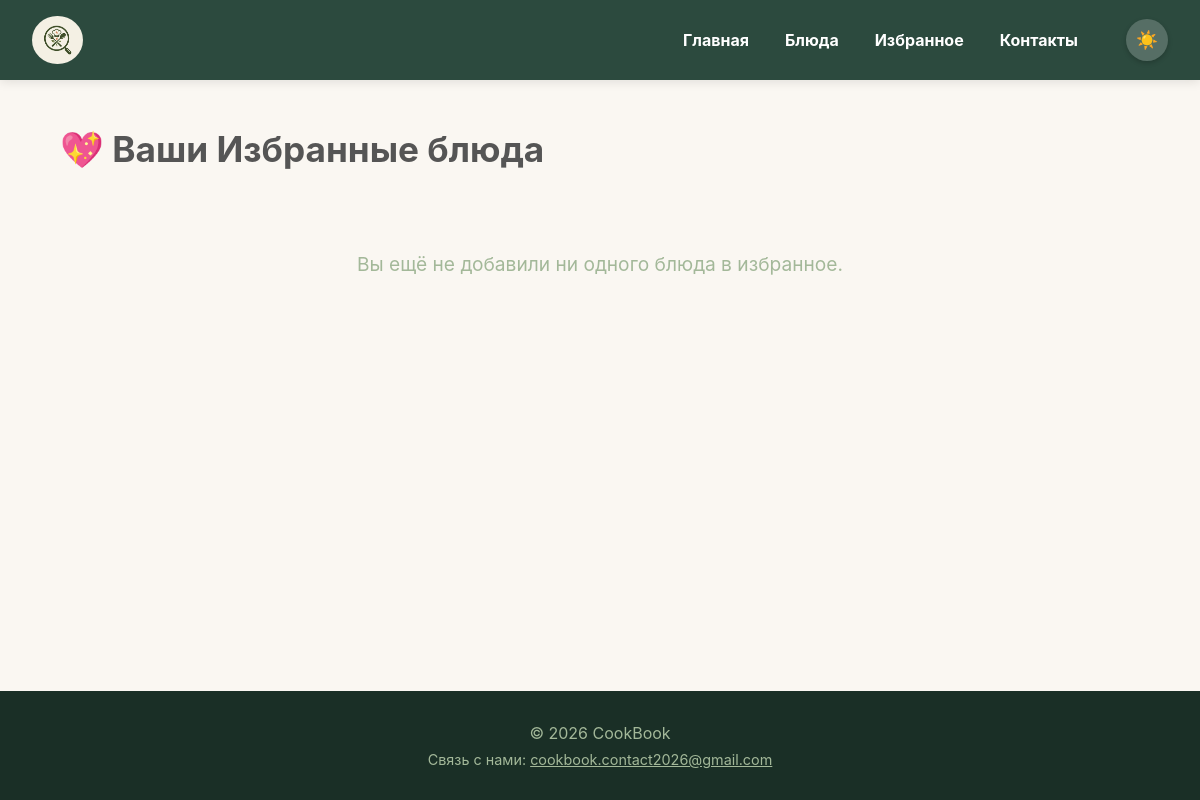
Before: /favorites with the older database file.
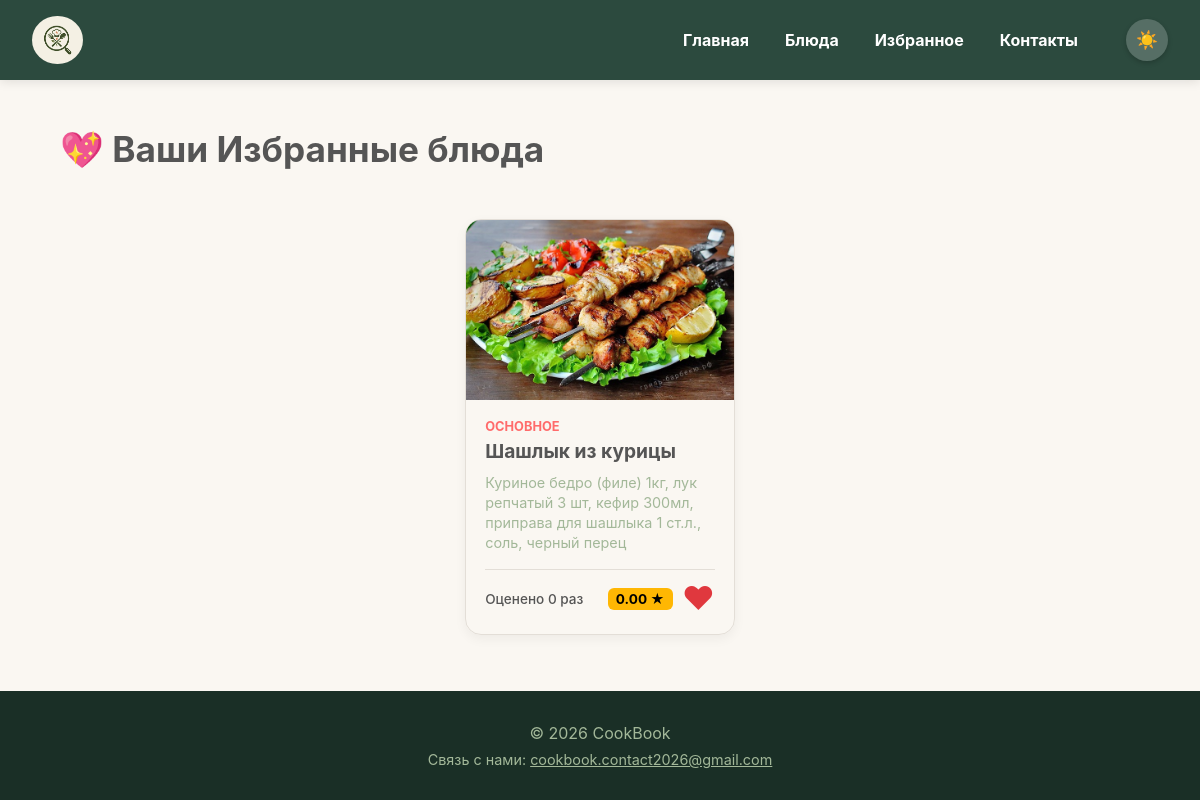
After: the same page with the newer database file.
### tables this page shows
CREATE TABLE recipes (
            id INTEGER PRIMARY KEY AUTOINCREMENT,
            name TEXT NOT NULL,
            category TEXT NOT NULL,
            ingredients TEXT NOT NULL,
            instructions TEXT NOT NULL,
            image TEXT,
            rating REAL DEFAULT 0.0,
            votes INTEGER DEFAULT 0,
            is_liked INTEGER DEFAULT 0
        );

### app.py (the view)
@app.route('/favorites')
def favorites():
    conn = get_db_connection()
    favorite_recipes = conn.execute("SELECT * FROM recipes WHERE is_liked = 1").fetchall()
    session['favorite_ids'] = [r['id'] for r in favorite_recipes]
    conn.close()
    string_favorite_ids = [str(fav_id) for fav_id in session['favorite_ids']]
    return render_template('favorite_dishes.html', favorite_recipes=favorite_recipes, favorite_ids=string_favorite_ids)

### app.py (called while the page is built)
def get_db_connection():
    conn = sqlite3.connect('database.db')
    conn.row_factory = sqlite3.Row
    return conn

### templates/favorite_dishes.html
{% extends 'base.html' %}
{% block content %}
<main class="main-container" id="dishes-page-container" data-favorites='{{ favorite_ids|tojson }}'>
    <section class="dishes-section">
        <h2 class="section-title favorite">💖 Ваши Избранные блюда</h2>
        <div class="dishes-grid">
            {% if favorite_recipes %}
                {% for dish in favorite_recipes %}
                <article class="dish-card" onclick="window.location='/recipe/{{ dish.id }}'">
                    <div class="recipe-img-wrapper" style="height: 180px;">
                        {% if dish.category == "завтрак" %}
                            <img src="{{ url_for('static', filename='images/Dishes/breakfasts/' + dish.image) }}" class="dish-card-img" alt="{{ dish.name }}">
                        {% elif dish.category == "основное" %}
                            <img src="{{ url_for('static', filename='images/Dishes/main_courses/' + dish.image) }}" class="dish-card-img" alt="{{ dish.name }}">
                        {% elif dish.category == "суп" %}
                            <img src="{{ url_for('static', filename='images/Dishes/soups/' + dish.image) }}" class="dish-card-img" alt="{{ dish.name }}">
                        {% elif dish.category == "салат" %}
                            <img src="{{ url_for('static', filename='images/Dishes/salads/' + dish.image) }}" class="dish-card-img" alt="{{ dish.name }}">
                        {% else %}
                            <img src="{{ url_for('static', filename='images/Dishes/desserts/' + dish.image) }}" class="dish-card-img" alt="{{ dish.name }}">
                        {% endif %}
                    </div>
                    <div class="card-content">
                        <span class="card-category">{{ dish.category }}</span>
                        <h3 class="card-name">{{ dish.name }}</h3>
                        <p class="card-description">{{ dish.ingredients }}</p>
                        <div class="card-footer">
                            <span class="card-votes">Оценено {{ dish.votes }} раз</span>
                            <div class="card-actions">
                                <span class="card-rating">{{ "%.2f"|format(dish.rating|float) }} ★</span>
                                <button class="heart-btn heart-active" onclick="event.stopPropagation(); toggleFavorite('{{ dish.id }}', this)" title="Убрать из избранного">♥</button>
                            </div>
                        </div>
                    </div>
                </article>
                {% endfor %}
            {% else %}
                <p class="card-description" style="grid-column: 1/-1; text-align: center; padding: 2rem 0; font-size: 1.2rem; color: var(--color-text-muted);">
                    Вы ещё не добавили ни одного блюда в избранное.
                </p>
            {% endif %}
        </div>
    </section>
</main>
{% endblock %}

### templates/base.html (shortened to what this page needs)
<!DOCTYPE html>
<html lang="ru">
<head>
    <link rel="stylesheet" href="{{ url_for('static', filename='css/style.css') }}">
</head>
<body>
    <header>
        <nav class="navbar">
            <a href="{{ url_for('index') }}" class="logo-link">
                <img src="{{ url_for('static', filename='images/Logic.img/Logo.png') }}" class="Logo" alt="Logo_image">
            </a>
            <ul class="nav-links">
                <li><a href="{{ url_for('index') }}">Главная</a></li>
                <li><a href="{{ url_for('dishes') }}">Блюда</a></li>
                <li><a href="{{ url_for('favorites') }}">Избранное</a></li>
                <li><a href="#Contacts">Контакты</a></li>
            </ul>
            <div class="nav-controls">
                <div class="theme-wrapper">
                    <label for="theme"></label>
                </div>
            </div>
        </nav>
    </header>
    {% block content %}{% endblock %}
    <footer id="Contacts">
        <div class="footer-content">
            <p>&copy; 2026 CookBook</p>
            <p class="footer-email-block">
                Связь с нами: <a href="mailto:cookbook.contact2026@gmail.com" class="footer-email-link">cookbook.contact2026@gmail.com</a>
            </p>
        </div>
    </footer>
</body>
</html>

### static/css/style.css (style rules this page uses)
* { margin: 0; padding: 0; box-sizing: border-box; font-family: 'Plus Jakarta Sans', 'Inter', sans-serif; }
body { background-color: var(--color-bg-main); min-height: 100vh; display: flex; flex-direction: column; }
header, main, article, footer, article h2, label[for="theme"], .dish-card, .page-btn, .recipe-card { transition: background-color 0.3s ease, color 0.3s ease, border-color 0.3s ease, transform 0.2s ease, opacity 0.3s ease; }
.main-container { width: 90%; max-width: 1200px; margin: 0 auto; flex: 1; }
header { background-color: var(--color-header); display: flex; align-items: center; width: 100%; position: sticky; top: 0; z-index: 1000; box-shadow: 0 2px 10px rgba(0,0,0,0.1); }
.navbar { display: flex; justify-content: space-between; align-items: center; width: 100%; max-width: 1400px; margin: 0 auto; position: relative; padding: 1rem 2rem; }
.logo-link { display: flex; align-items: center; }
.Logo { height: auto; max-height: clamp(2.5rem, 4vw, 3.2rem); width: auto; border-radius: 50%; }
.nav-controls { display: flex; align-items: center; gap: 1.2rem; }
.theme-wrapper label { width: clamp(2.2rem, 3.5vw, 2.8rem); height: clamp(2.2rem, 3.5vw, 2.8rem); background-color: var(--color-toggle-bg); border-radius: 50%; cursor: pointer; display: flex; justify-content: center; align-items: center; box-shadow: 0 2px 5px rgba(0,0,0,0.2); }
.theme-wrapper label::before { content: "☀️"; font-size: 1.1rem; }
.nav-links { display: flex; align-items: center; list-style: none; gap: clamp(1.5rem, 3vw, 3rem); margin-left: auto; margin-right: 3rem; }
.nav-links li a { text-decoration: none; color: var(--color-text-light); font-weight: bold; font-size: clamp(1rem, 1.3vw, 1.2rem); white-space: nowrap; }
.search-section, .dishes-section { display: flex; flex-direction: column; align-items: center; margin-bottom: 3rem; width: 100%; }
.section-title { font-size: clamp(1.5rem, 3vw, 2.2rem); color: var(--color-text-main); margin: 0 0 1.5rem 0; align-self: flex-start; }
.favorite { margin: 3rem 0; }
.dishes-grid { display: flex; flex-wrap: wrap; justify-content: center; gap: 1.5rem; width: 100%; transition: opacity 0.2s ease-in-out; }
.dish-card { background-color: var(--color-bg-card); border: 1px solid var(--color-border); border-radius: 16px; overflow: hidden; width: 270px; display: flex; flex-direction: column; box-shadow: 0 4px 12px rgba(0,0,0,0.05); position: relative; cursor: pointer; }
.dish-card-img { width: 100%; height: 180px; object-fit: cover; transition: transform 0.2s ease; }
.card-content { padding: 1.2rem; display: flex; flex-direction: column; flex: 1; }
.card-category { font-size: 0.8rem; text-transform: uppercase; color: var(--color-card-text-red); font-weight: 700; margin-bottom: 0.3rem; }
.card-name { font-size: 1.2rem; color: var(--color-text-main); margin-bottom: 0.6rem; font-weight: 700; }
.card-description { font-size: 0.9rem; color: var(--color-text-muted); line-height: 1.4; margin-bottom: 1rem; flex: 1; }
.card-footer { display: flex; justify-content: space-between; align-items: center; margin-top: auto; border-top: 1px solid var(--color-border); padding-top: 0.8rem; position: relative; z-index: 2; }
.card-votes { font-size: 0.85rem; color: var(--color-text-main); font-weight: 500; }
.card-actions { display: flex; align-items: center; gap: 0.6rem; }
.card-rating { background-color: var(--color-card-text-orange); color: black; padding: 0.2rem 0.5rem; border-radius: 6px; font-weight: 700; font-size: 0.85rem; }
.heart-btn { background: none; border: none; color: var(--color-card-text-light); font-size: 2rem; cursor: pointer; line-height: 1; transition: color 0.2s, transform 0.2s; position: relative; z-index: 10; }
.heart-btn.heart-active { color: var(--color-heart); }
.recipe-img-wrapper { width: auto; height: clamp(200px, 50vh, 550px); overflow: hidden; position: relative; }
footer { background-color: var(--color-footer); display: flex; justify-content: center; align-items: center; color: var(--color-text-muted); padding: 1.5rem; width: 100%; margin-top: auto; }
.footer-content { text-align: center; padding: 0.5rem 0; }
.footer-email-block { margin-top: 0.5rem; font-size: 0.9rem; }
.footer-email-link { color: inherit; text-decoration: underline; }

Changed rows visible on the page:
now on this page (row edited): recipes: image (picture), category "ОСНОВНОЕ", name "Шашлык из курицы", ingredients "Куриное бедро (филе) 1кг, лук репчатый 3 шт, кефир 300мл, приправа для шашлыка 1 ст.л., соль, черный перец", votes "0", rating "0.00"
Other visible differences:
text no longer shown: "Вы ещё не добавили ни одного блюда в избранное."
